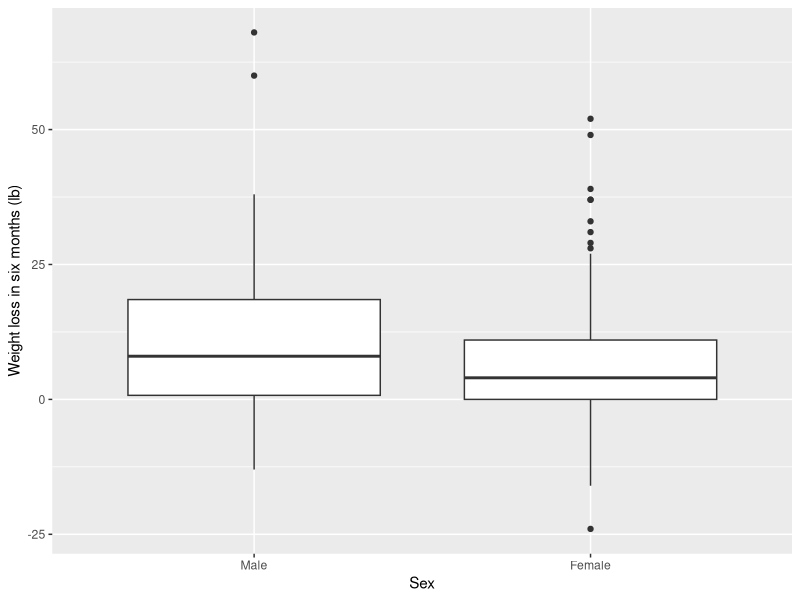
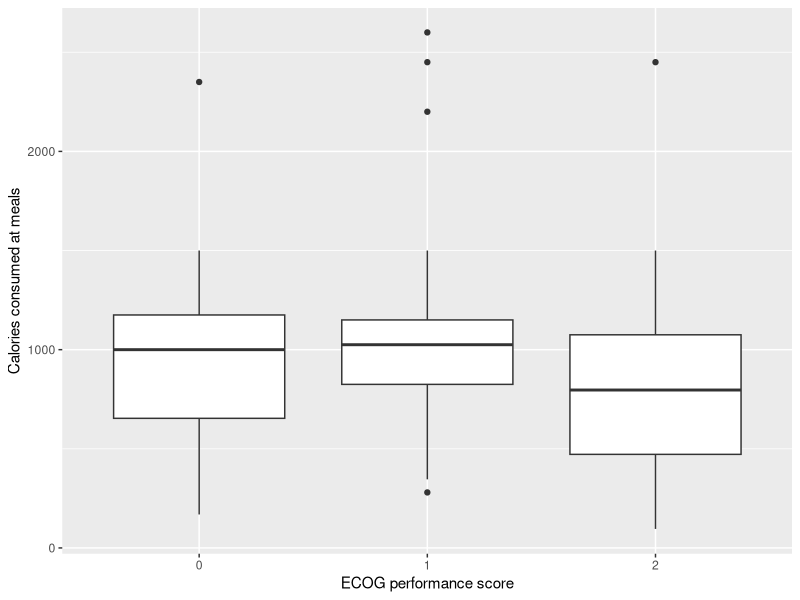

Recreate these plots in R, in order.
## ---- chunk 1
#| label: setup
#| echo: true
library(tidyverse)
lung <- survival::lung
## ---- chunk 2
#| label: q1a

# your code here
lung |>
  mutate(
    sex = factor(sex, levels = c(1, 2), labels = c("Male", "Female")), ph.ecog = factor(ph.ecog)) |>
  group_by(sex, ph.ecog, .drop = FALSE) |>
  summarize(
    n = n(),
    n_missing = sum(is.na(meal.cal)),
    prop_missing = mean(is.na(meal.cal)),
    .groups = "drop")
## ---- chunk 3
#| label: q2a

# your code here
n <- sum(!is.na(lung$wt.loss))
xbar <- mean(lung$wt.loss, na.rm = TRUE)
s <- sd(lung$wt.loss, na.rm = TRUE)
SE_hat <- s / sqrt(n)

cat('The sample size is:', n)
cat('\nThe sample mean is:', xbar)
cat('\nThe sample standard deviation is:', s)
cat('\nThe estimated standard error is:', SE_hat)

t_wt <- (xbar - 12) / SE_hat
DoF <- n - 1 
pvalue <- 2 * pt(abs(t_wt), df = DoF, lower.tail = FALSE) 

cat('\nTest statistic is:', t_wt)
cat('\npvalue is:', pvalue)

t_test_results <- t.test(lung$wt.loss, mu = 12)

cat('\nt.test statistic:', t_test_results$statistic)
cat('\nt.test p-value :', t_test_results$p.value)
## ---- chunk 4
#| label: q2c

# your code here
t_crit <- qt(0.975, df = DoF)
lower_ci <- xbar - (t_crit * SE_hat)
upper_ci <- xbar + (t_crit * SE_hat)
cat('\n95% Confidence Interval is: (', lower_ci, ',', upper_ci, ')')
## ---- chunk 5
#| label: q3a

# your code here
lung |> 
  drop_na(wt.loss, sex) |> 
  mutate( 
    sex = factor(sex, levels = c(1, 2), labels = c("Male", "Female"))
    ) |> ggplot(aes(x = sex, y = wt.loss)) + geom_boxplot() + labs( x = "Sex", y = "Weight loss in six months (lb)" )
## ---- chunk 6
#| label: q3b

# your code here
lung |> 
  group_by(sex)|> 
  summarize( n = sum(!is.na(wt.loss)), mean = mean(wt.loss, na.rm = TRUE), sd = sd(wt.loss, na.rm = TRUE), .groups = "drop" )
## ---- chunk 7
#| label: q3d

# your code here
n_m <- 128
n_f <- 86
xbar_m <- 11.22
xbar_f <- 7.77
s_m <- 12.98
s_f <- 13.18

sp2 <- ((n_m - 1) * s_m^2 + (n_f - 1) * s_f^2) /(n_m + n_f - 2)
sp <- sqrt(sp2) # pooled standard deviation
se_diff <- sp * sqrt(1/n_m + 1/n_f)
diff_means <- xbar_m - xbar_f
t_pooled <- diff_means / se_diff
df_pooled <- n_m + n_f - 2
p_pooled <- 2 * pt(abs(t_pooled), df = df_pooled, lower.tail = FALSE)

cat('\nThe pooled standard deviation is:', sp)
cat('\nThe pooled standard error is:', se_diff)
cat('\nThe difference in means is:', diff_means)
cat('\nThe pooled t-statistic is:', t_pooled)
cat('\nThe pooled degrees of freedom is:', df_pooled)
cat('\nThe pooled two-sided p-value is:', p_pooled)


t.test(wt.loss ~ sex, data = lung, var.equal = TRUE)

## ---- chunk 8
#| label: q3e

# your code here
t_pooled_result <- t.test(
  wt.loss ~ sex,
  data = lung,
  var.equal = TRUE
)

t_pooled_result$conf.int
## ---- chunk 9
#| label: analysis-data

analysis_dat <- lung |>
  drop_na(meal.cal, ph.ecog) |>
  mutate(ph.ecog = factor(pmin(ph.ecog, 2)))
## ---- chunk 10
#| label: q4a

# your code here
ggplot(analysis_dat, aes(x = ph.ecog, y = meal.cal)) +
  geom_boxplot() +
  labs(
    x = "ECOG performance score",
    y = "Calories consumed at meals"
  )
## ---- chunk 11
#| label: q4b

# your code here
analysis_dat |>
  group_by(ph.ecog) |>
  summarize(
    n = n(),
    mean = mean(meal.cal),
    sd = sd(meal.cal),
    .groups = "drop"
  )
## ---- chunk 12
#| label: q4c

# your code here
group_stats <- analysis_dat |>
  group_by(ph.ecog) |>
  summarize(
    n = n(),
    mean = mean(meal.cal),
    sd = sd(meal.cal),
    .groups = "drop")

N <- sum(group_stats$n)
k <- nrow(group_stats)

grand_mean <- mean(analysis_dat$meal.cal)
SS_between <- sum(group_stats$n *(group_stats$mean - grand_mean)^2)
SS_within <- sum((group_stats$n - 1) * group_stats$sd^2)

df_between <- k - 1
df_within <- N - k

MS_between <- SS_between / df_between
MS_within <- SS_within / df_within
F_stat <- MS_between / MS_within

p_F <- pf(
  F_stat,
  df1 = df_between,
  df2 = df_within,
  lower.tail = FALSE
)

cat('\nSum of Squares Between:', SS_between)
cat('\nSum of Squares Within:', SS_within)
cat('\nDegrees of Freedom Between:', df_between)
cat('\nDegrees of Freedom Within:', df_within)
cat('\nMean Square Between:', MS_between)
cat('\nMean Square Within:', MS_within)
cat('\nF-statistic:', F_stat)
cat('\nANOVA p-value:\n', p_F)

summary(aov(meal.cal ~ ph.ecog, data = analysis_dat))
## ---- chunk 13
#| label: appendix
#| results: asis

# Chunks that were given to you rather than written by you.
given <- c("setup", "q5-given", "analysis-data", "appendix")

pretty <- function(l) {
  m <- regmatches(l, regexec("^q([0-9]+)([a-z]?)$", l))[[1]]
  if (length(m) == 3) {
    paste0("Question ", m[2], if (nzchar(m[3])) paste0(" (", m[3], ")") else "")
  } else l
}

for (l in setdiff(knitr::all_labels(), given)) {
  code <- knitr::knit_code$get(l)
  if (!length(code)) next
  cat("\n\n**", pretty(l), "**\n\n", sep = "")
  cat("```r\n", paste(code, collapse = "\n"), "\n```\n", sep = "")
}
